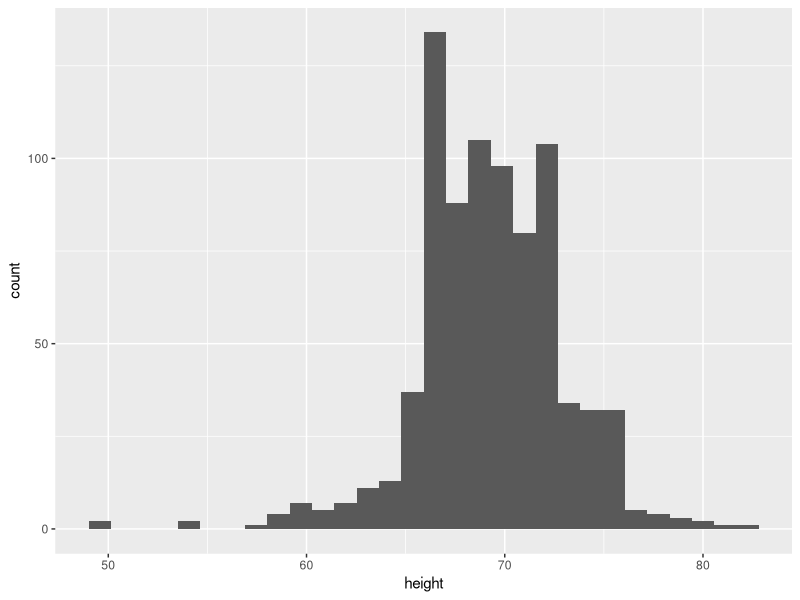
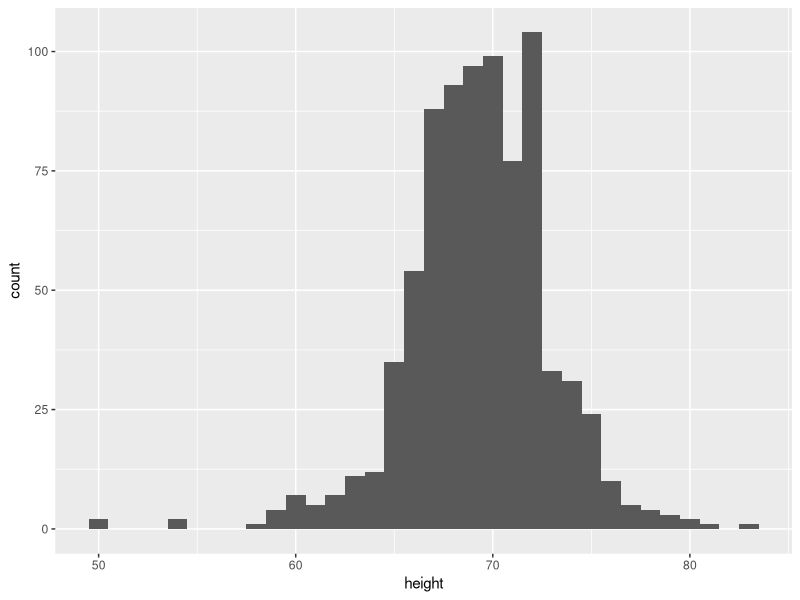
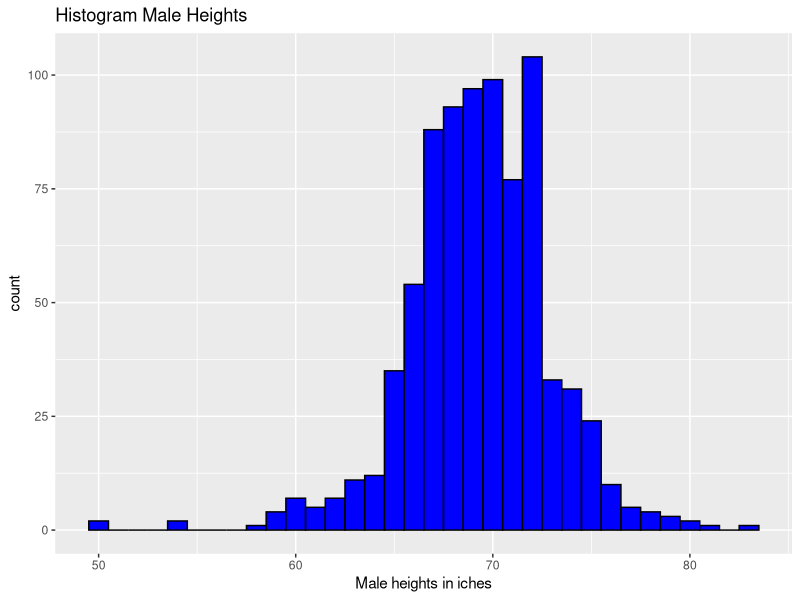
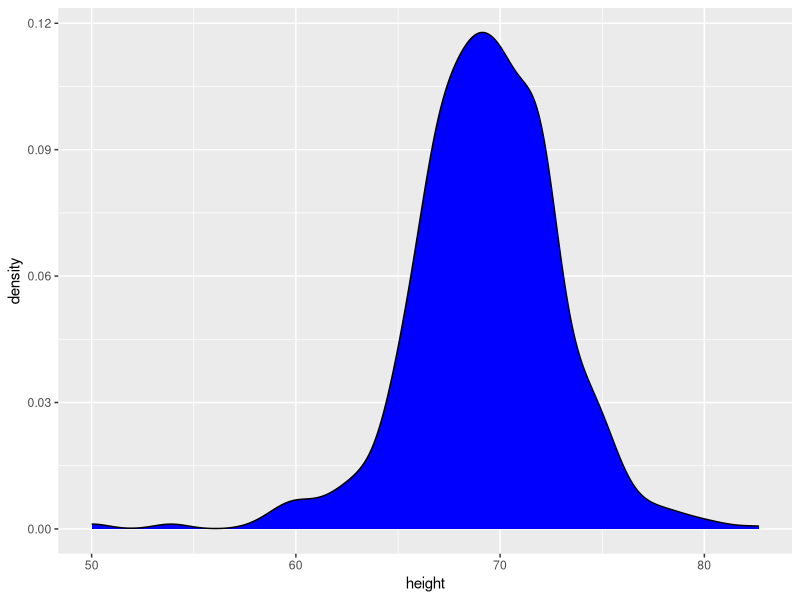
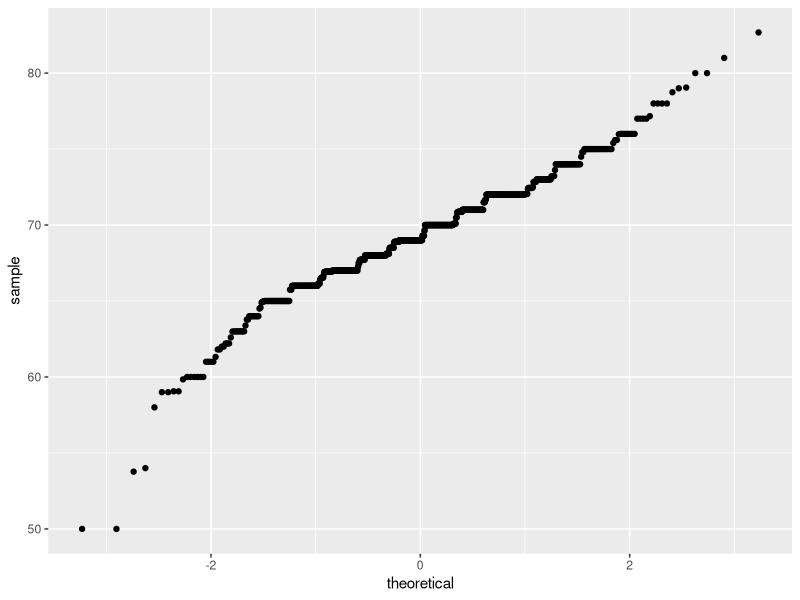
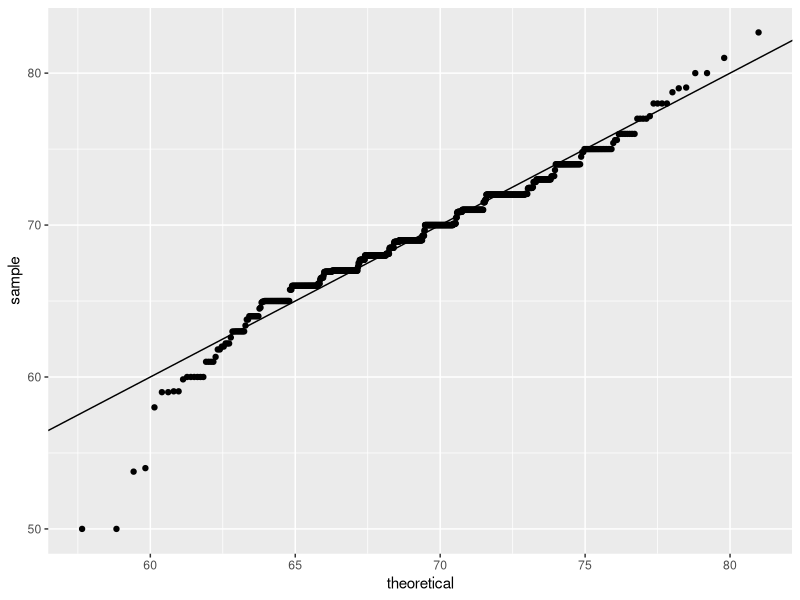
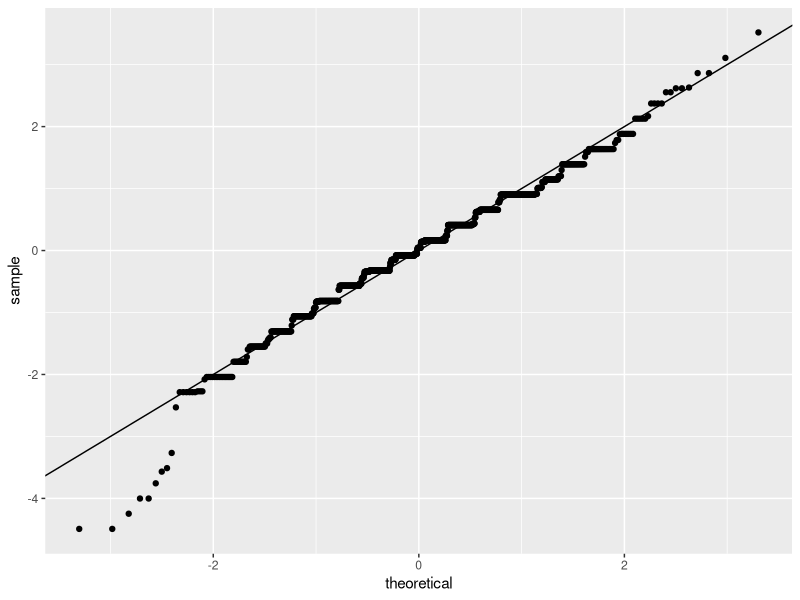

R code for these plots, in order:
# Other plot examples

# histogram
 library(tidyverse)
 library(dslabs)
 library(dplyr)
 data("heights")
 
 # define a object p
 p<- heights %>% 
   filter(sex == "Male") %>%
   ggplot(aes(x = height))
 
 # basic histogram
 p + geom_histogram()
 # Note that it returns the error for default value of binwidth
 # adding a binwidth arguments
 p + geom_histogram(binwidth = 1)
 # adding aesthetics 
 p + geom_histogram(binwidth = 1, fill = "blue", col = "black") +
     xlab("Male heights in iches") + ggtitle("Histogram Male Heights")
 
 # Smooth density curve
 p + geom_density(fill = "blue")

 # Quantile-Quantile plots
 # basic qq plot
  p<- heights %>% filter(sex == "Male") %>%
    ggplot(aes(sample = height))
  
  p + geom_qq()
# note that the qq plot is generated based upon the theoretical mean
# generating 11 plot with actual mean and sd
  
  # we need to define an object for the argument dprams
  prams <- heights %>% 
            filter(sex == "Male") %>% summarise(mean = mean(height), sd = sd(height))
p + geom_qq(dparams = prams) + geom_abline() 

# qq plot of scaled data against normal distribution
heights %>% 
  ggplot(aes(sample = scale(height))) +
  geom_qq() + geom_abline()
  
